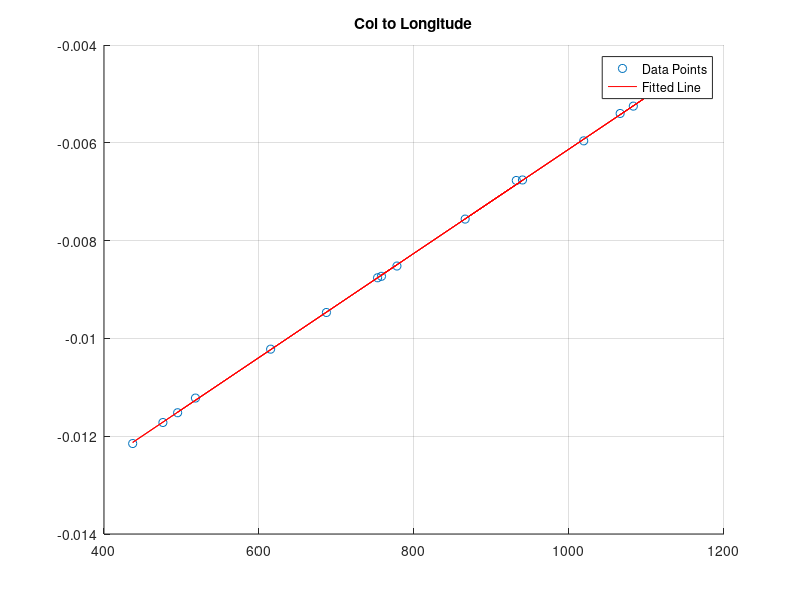

Write MATLAB code to recreate this figure.
clear
clc

row = [495
615
687
753
1019
1083
1111
476
437
518
778
758
940
866
932
1171
1066];
lat = [-0.01152
-0.01022
-0.00947
-0.00876
-0.00596
-0.00525
-0.00495
-0.01172
-0.01215
-0.01122
-0.00852
-0.00873
-0.00676
-0.00756
-0.00677
-0.00433
-0.0054]; 

scatter(row, lat);
hold on

z = ones(numel(row), 2);
z(:,2) = row;

A1 = ((z'*z)^-1*z')*lat;
A2 = z\lat; % slash direction matters

% Calculate the fitted values and plot the regression line
fittedValues = z * A1;
plot(row, fittedValues, 'r-');
legend('Data Points', 'Fitted Line');
hold off

grid on
title("Col to Longitude")
